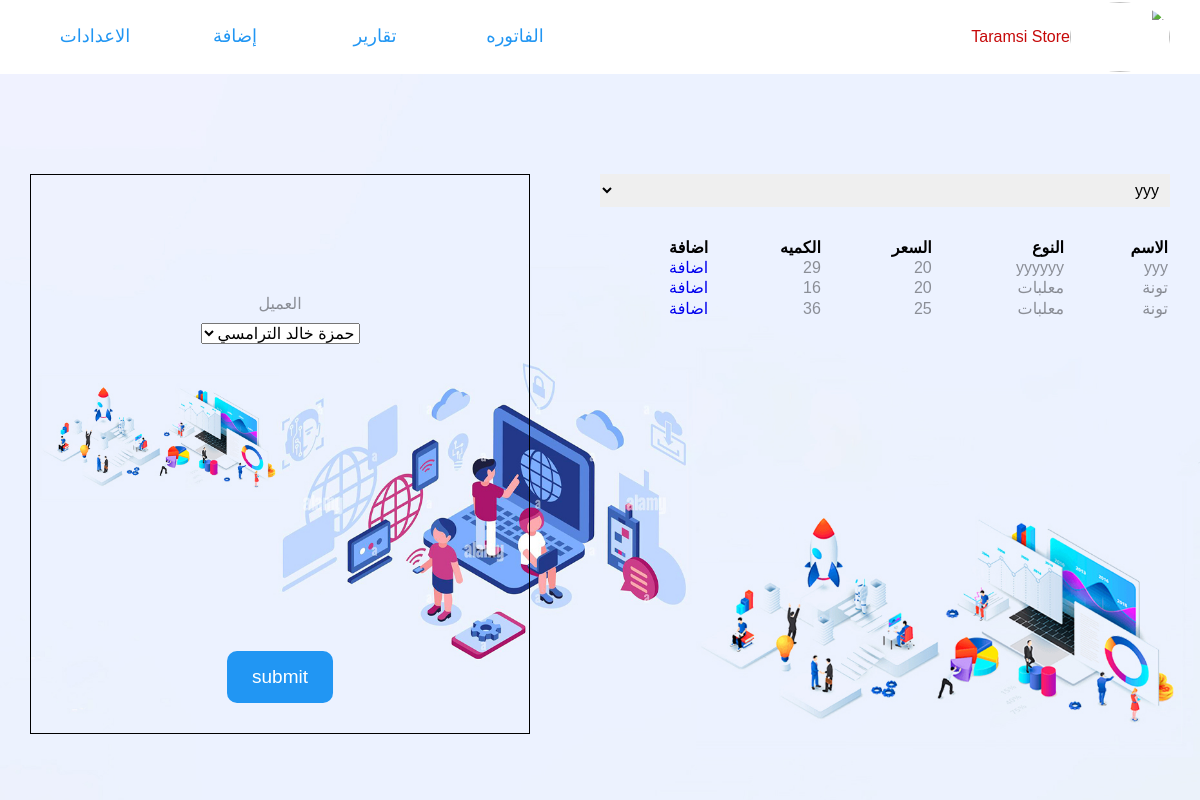
The page /fatora.php (signed in) on the database its author committed.
### tables this page shows
CREATE TABLE `products` (
  `id_products` int(11) NOT NULL,
  `name` varchar(110) NOT NULL,
  `type_products` varchar(110) NOT NULL,
  `contaty` int(11) NOT NULL,
  `id_supplier` int(11) NOT NULL,
  `purchasing_price` int(11) NOT NULL,
  `selling_price` int(11) NOT NULL,
  `id_stor` int(11) NOT NULL
);

### fatora.php (the view, shortened to what this page needs)
<?php
include("connect.php");
$querySELECT_products= "SELECT `id_products`, `name`, `type_products`, `contaty`, `selling_price` FROM `products`";
 $resultSELECT_products= mysqli_query($connection,$querySELECT_products);
 $querySELECT_products2= "SELECT `id_products`, `name`, `type_products`, `contaty`, `selling_price` FROM `products` ORDER BY `products`.`id_products` ASC";
 $resultSELECT_products2= mysqli_query($connection,$querySELECT_products2);
 $querySELECT_customers= "SELECT `id_customers`, `name` FROM `customers`";
 $resultSELECT_customers= mysqli_query($connection,$querySELECT_customers);
?>
<!DOCTYPE html>
<html lang="en">
<head>
    <link rel="stylesheet" href="css/style.css">
    <link rel="stylesheet" href="css/normalize.css">
    <link rel="stylesheet" href="css/all.min.css">
</head>
<body>
  <?php
         include("navbar.php");
         ?>
    <div class="landing">
        <div class="bill">
            <div class="container">
              <div class="content">
              <select id="countriesDropdown" oninput="filterTable()">
              <?php while($sproducts= mysqli_fetch_assoc($resultSELECT_products)) { ?>
                    <option ><?php echo $sproducts['name']; ?></option>
                    <?php } ?>
</select>
<table id="myTable">
  <tr><th>الاسم</th><th>النوع</th><th>السعر</th><th>الكميه</th><th>اضافة </th></tr>
  <?php while($sproducts2= mysqli_fetch_assoc($resultSELECT_products2)) { ?>
  <tr> <td><?php echo $sproducts2['name']; ?></td><td><?php echo $sproducts2['type_products']; ?></td><td><?php echo $sproducts2['selling_price']; ?></td><td><?php echo $sproducts2['contaty']; ?></td>
 <td><a href="proses.php?id_receipt_=<?php echo $sproducts2['id_products'];  ?>" >  اضافة</a></td></tr>
  <?php } ?>
</table>
              </div>
              <div class="form">
                <form action="receipt_print.php" method="post">
                  <br><br><br><br><br><br>
                  <label style="color:#00000069">العميل</label>
                    <select  name="id_customers">
                    <?php while($customers = mysqli_fetch_assoc($resultSELECT_customers)) { ?>
                    <option value="<?php echo $customers['id_customers']; ?>"><?php echo $customers['name']; ?></option>
                    <?php } ?>
                  </select>
                  <input class="submit-bill" type="submit" value="submit">
              </form>
              </div>
            </div>
        </div>
    </div>
</body>
</html>

### navbar.php (shortened to what this page needs)
<div class="header">
       <div class="container">
           <a href="index.php" class="logo">
               <img src="media/logos/taramsistorelogo.svg">
           </a>
                   <div class="box">
                       <a href="index.php">
                           <p3 style="color: #C60909;">Taramsi Store</p3>
                       </a>
                   </div>
           <nav class="main-nav">
               <ul class="links">
                   <li class="menu">
                        <a href="fatora.php">الفاتوره</a>
                   </li>
                   <li class="menu">
                       <a href="">تقارير</a>
                   </li>
                   <li class="menu">
                        <a href="#">إضافة</a>
                   </li>
                   <li class="menu">
                        <a href="#">الاعدادات</a>
                   </li>
               </ul>
           </nav>
       </div>
   </div>

### css/style.css (style rules this page uses)
:root { --main-color:#2196f3; --main-color-alt: #1787e0; --main-transition: .4s; --section-padding: 100px; --section-margin: 100px; --section-background: #ececec; --par-color: #777; --main-transition: .3s; }
* { -webkit-box-sizing: border-box; -moz-box-sizing: border-box; box-sizing: border-box; padding: 0; margin: 0; }
html { scroll-behavior: smooth; }
.container { padding-right: 15px; padding-left: 15px; margin-right: auto; margin-left: auto; }
@media (min-width: 768px) { .container { width: 750px; } }
@media (min-width: 992px) { .container { width: 970px; } }
@media (min-width: 1200px) { .container { width: 1170px; } }
body { font-family: Arial, Helvetica, sans-serif; direction: rtl; }
ul { list-style :none; }
a { text-decoration: none; }
.header { box-shadow: 0 0 10px #ddd; right: 0; left: 0; z-index: 100; }
.header .container { display: flex; justify-content: space-between; align-items: center; }
.header .logo { font-size: 28px; font-weight: bold; color: var(--main-color); min-height: 73.6px; display: flex; align-items: center; width: 100px; max-width: 100%; }
.header .logo img { width: 100px; height: 70px; max-width: 100%; border-radius: 50%; }
.header .main-nav { flex: 1; display: flex; justify-content: flex-end; align-items: center; }
.header .main-nav .links { display: flex; }
.header .main-nav .links .menu { width: 130px; padding: 15px 0; text-align: center; margin-right: 10px; position: relative; }
.header .main-nav .links .menu > a { display: block; padding: 0 15px; font-size: 18px; color: var(--main-color); }
.landing { background-image: url("imgs/istockphoto-1132768235-612x612.jpg"); background-size: cover; min-width: 100%; min-height: calc(100vh - 73.6px); position: relative; }
.bill { padding-top: var(--section-padding); }
.bill .container { display: flex; justify-content: space-between; gap: 70px; }
.bill .content { flex-basis: 50%; }
.bill .content table { text-align: right; width: 100%; }
.bill .content select { width: 100%; padding: 7px; border: none; outline: none; margin-bottom: 30px; }
.bill select option { background-color: var(--section-background); }
.bill .form { display: flex; justify-content: center; flex: 1; min-height: 70vh; border: 1px solid black; padding: 10px; position: relative; text-align: center; }
.bill .form label { display: block; margin-bottom: 10px; color: white; }
.bill .form .submit-bill { display: block; position: absolute; bottom: 30px; left: 50%; transform: translateX(-50%); font-size: 19px; padding: 15px 25px; border: none; border-radius: 10px; outline: none; background-color: var(--main-color); color: white; transition: var(--main-transition); cursor: pointer; }
td { color: #00000069; }

### rows shown on the page
products: name "yyy", type_products "yyyyyy", selling_price "20", contaty "29"
products: name "تونة", type_products "معلبات", selling_price "20", contaty "16"
products: name "تونة", type_products "معلبات", selling_price "25", contaty "36"

### other values the page prints
form field value "yyy"
form field id_customers "حمزة خالد الترامسي"
